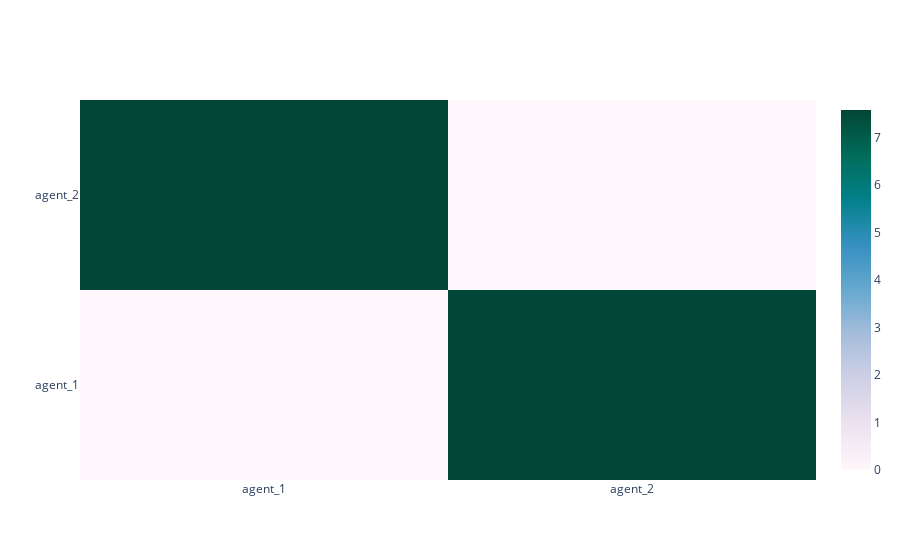

Here is the notebook cell this chart was saved with:
### Code cell
fig = heatmap(
    net.similarity_heatmap(),
    x_labels=['agent_'+str(i+1) for i in range(len(net.agents))],
    y_labels=['agent_'+str(i+1) for i in range(len(net.agents))]
)
fig.show()

### Figure 1 — Plotly figure (JSON) as saved in the notebook; plotly's stock layout.template omitted (floating-point values rounded to 4 significant figures)
{"data": [{"colorscale": [[0.0, "rgb(255,247,251)"], [0.125, "rgb(236,226,240)"], [0.25, "rgb(208,209,230)"], [0.375, "rgb(166,189,219)"], [0.5, "rgb(103,169,207)"], [0.625, "rgb(54,144,192)"], [0.75, "rgb(2,129,138)"], [0.875, "rgb(1,108,89)"], [1.0, "rgb(1,70,54)"]], "hoverongaps": false, "x": ["agent_1", "agent_2"], "y": ["agent_1", "agent_2"], "z": [[0.0, 7.583], [7.583, 0.0]], "type": "heatmap"}], "layout": {}}
